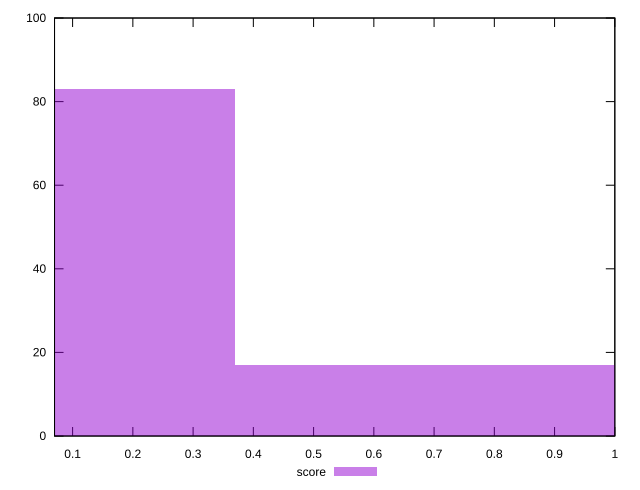

Generate this figure with gnuplot:
reset

$score <<EOF
0 83
0.7394401020889754 17
EOF

set key outside below
set boxwidth 0.7394401020889754
set xrange [0.07:1]
set yrange [0:100]
set trange [0:100]
set style fill transparent solid 0.5 noborder
set terminal svg size 640, 490 enhanced background rgb 'white'
set output "reports/report_00028_2021-02-24T12-49-42.674Z/uses-long-cache-ttl/samples/card/score/histogram.svg"

plot $score title "score" with boxes

reset
